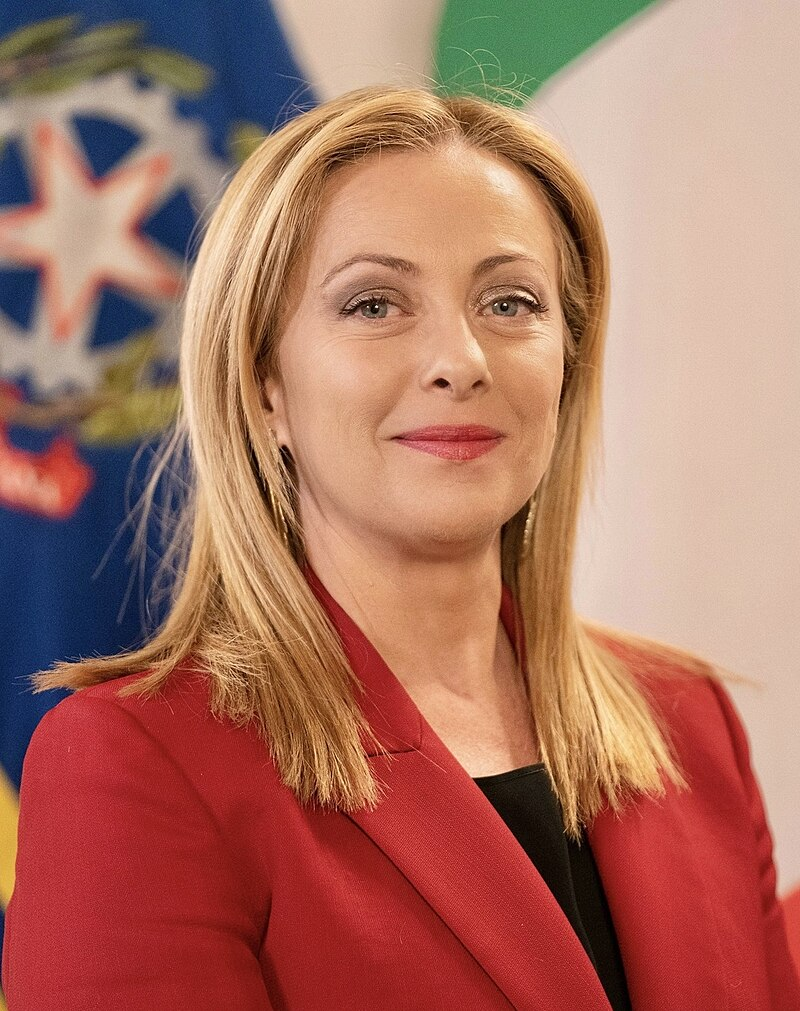
#> input picture pythonProject1/meloni.jpg, 800 x 1011 px, given in place of the camera
$ python main2.py
#> lines starting #> are read from the running program, lines starting #| are printed output that depends on the picture; after the words box and inside, x2 and y2 are one past the last pixel; in counts of white or black regions, pixels touching at a corner belong together
import cv2
import numpy as np
framewidth=640
frameheight=480
cap=cv2.VideoCapture(0)
cap.set(3,framewidth)
cap.set(4,frameheight)
def empty(x):
    pass
cv2.namedWindow("parameters")
cv2.createTrackbar("threshold1","parameters",100,255,empty)
cv2.createTrackbar("threshold2","parameters",200,255,empty)
cv2.createTrackbar("Area","parameters",1000,20000,empty)
def get_contours(img_dilate,img_contours):
   contours,hierarchy=cv2.findContours(img_dilate,cv2.RETR_EXTERNAL,cv2.CHAIN_APPROX_NONE)
   for cnt in contours:
       area_min=cv2.contourArea(cnt)

       cv2.drawContours(img_contours,cnt,-1,(0,255,0),5)
       peri=cv2.arcLength(cnt,True)
       approx=cv2.approxPolyDP(cnt,0,0.02*peri,True)
       x,y,w,h=cv2.boundingRect(approx)
       cv2.rectangle(img_contours,(x,y),(x+w,y+h),(255,0,255),5)
       cv2.putText(img_contours,"Points"+str(len(approx)),(x,y),(x+w,y+h),cv2.FONT_HERSHEY_COMPLEX,0.7,(255,0,255),2,0)
       cv2.putText(img_contours, "Area" + str(int(area_min)), (x, y), (x + w+45, y + h+45), cv2.FONT_HERSHEY_COMPLEX, 0.7,(255, 0, 255), 2, 0)

while(True):
    ret,img=cap.read()
#> img is the input picture: shape (1011, 800, 3); mean B, G, R 98.5, 114.5, 169.8
    img_contours=img.copy()
    img_blur=cv2.GaussianBlur(img,(7,7),4)# (src,extend,intensity)
    img_gray=cv2.cvtColor(img_blur,cv2.COLOR_BGR2GRAY)
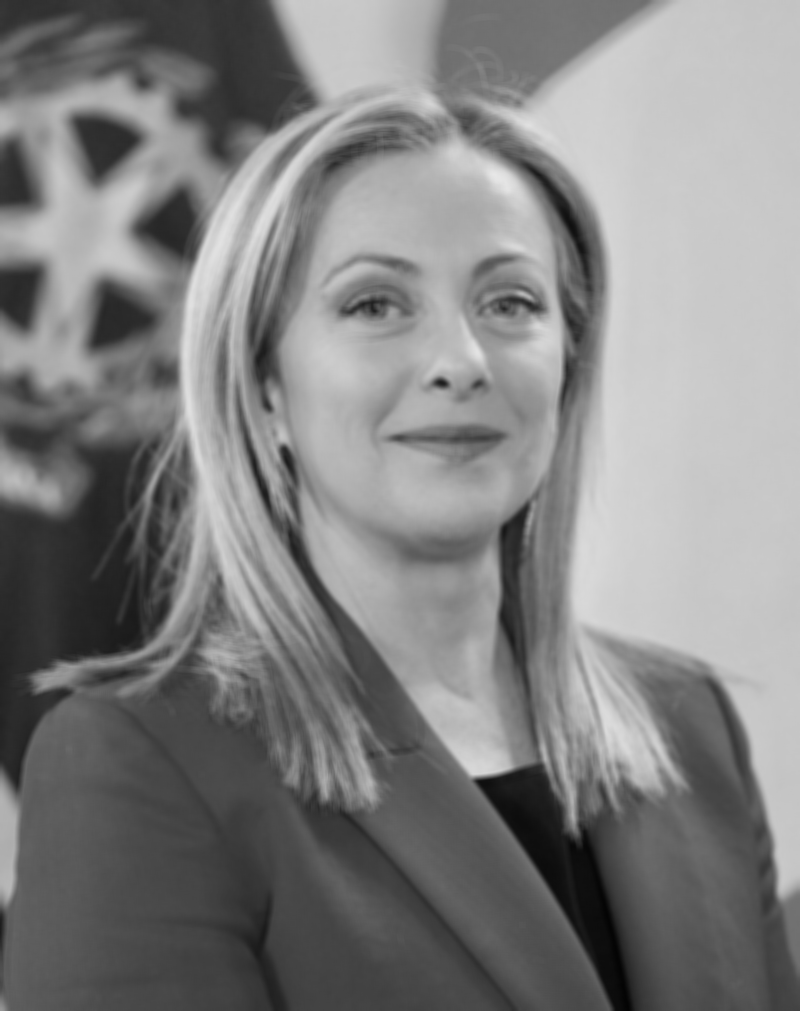
#> img_gray: shape (1011, 800); min 3, max 231, mean 129.2
    t1=cv2.getTrackbarPos("threshold1","parameters")
    t2=cv2.getTrackbarPos("threshold2","parameters")
    img_canny=cv2.Canny(img_gray,t1,t2)#(src,threshold value1,threshold value2)
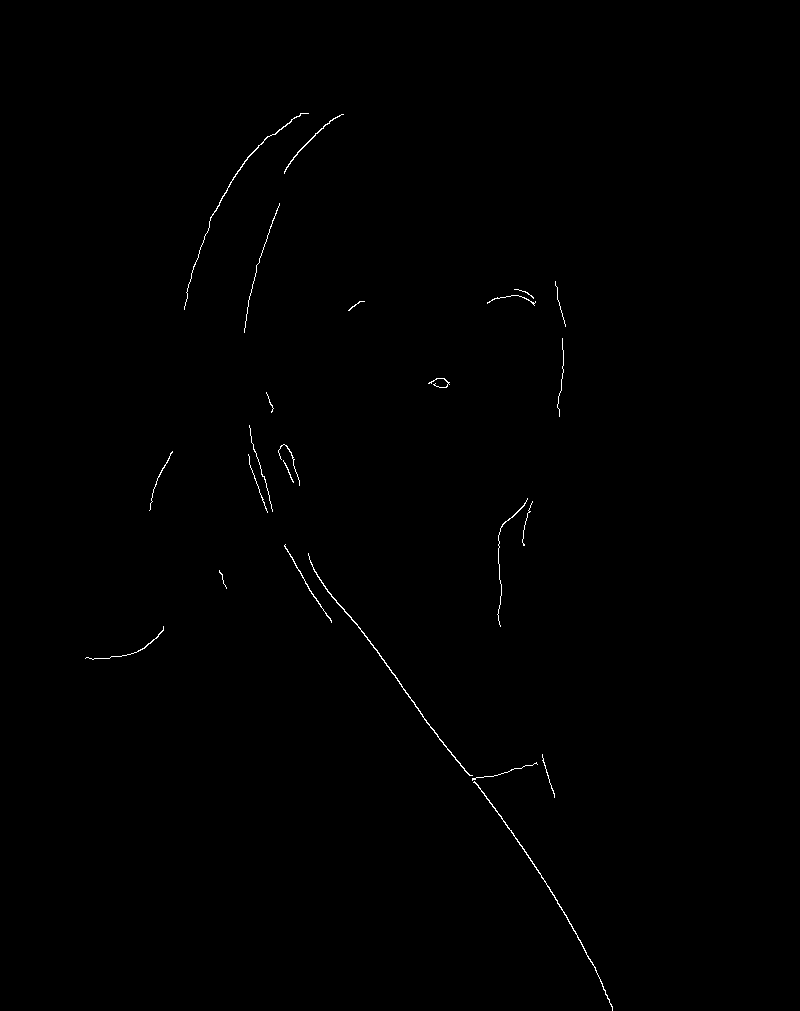
#> img_canny: shape (1011, 800); 0.31% white in thin lines or dots, all inside (x1, y1, x2, y2) = (85, 113, 613, 1011)
    kernel=np.ones((5,5),np.uint8)
    img_dilate=cv2.dilate(img_canny,kernel,iterations=1,)
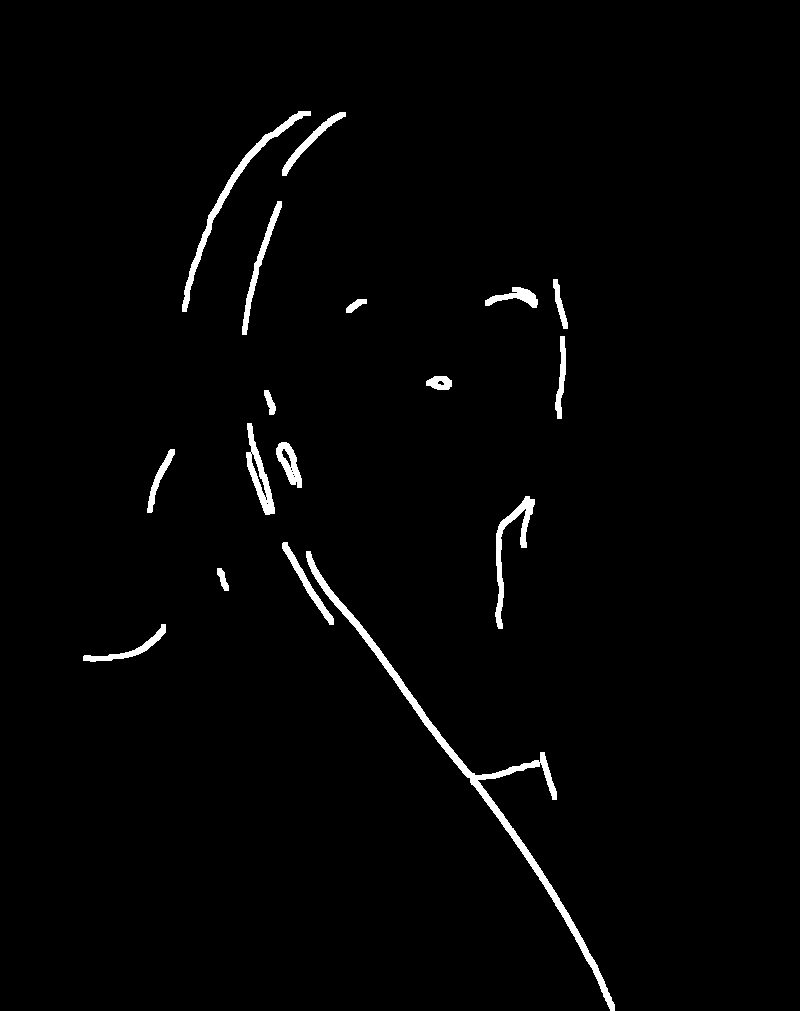
#> img_dilate: shape (1011, 800); 1.7% white; 17 white regions
    # [5 lines of commented-out code are left out]
    get_contours(img_dilate,img_contours)
#> in get_contours, `contours,hierarchy=cv2.findContours(img_dilate,cv2.RETR_EXTERNAL,cv2.C..`: contours = 17 contours; largest, box (x1, y1, x2, y2) and area: (306, 551, 615, 1011) 3896, (182, 111, 311, 312) 1372, (495, 496, 535, 629) 968, (246, 423, 275, 515) 962, (242, 201, 282, 335) 677
#> the loop in get_contours, `for cnt in contours:` made 1 pass
#> (area_min, peri) on pass 1: (488.5, 205.4)
#> after the loop in get_contours, `for cnt in contours:`:
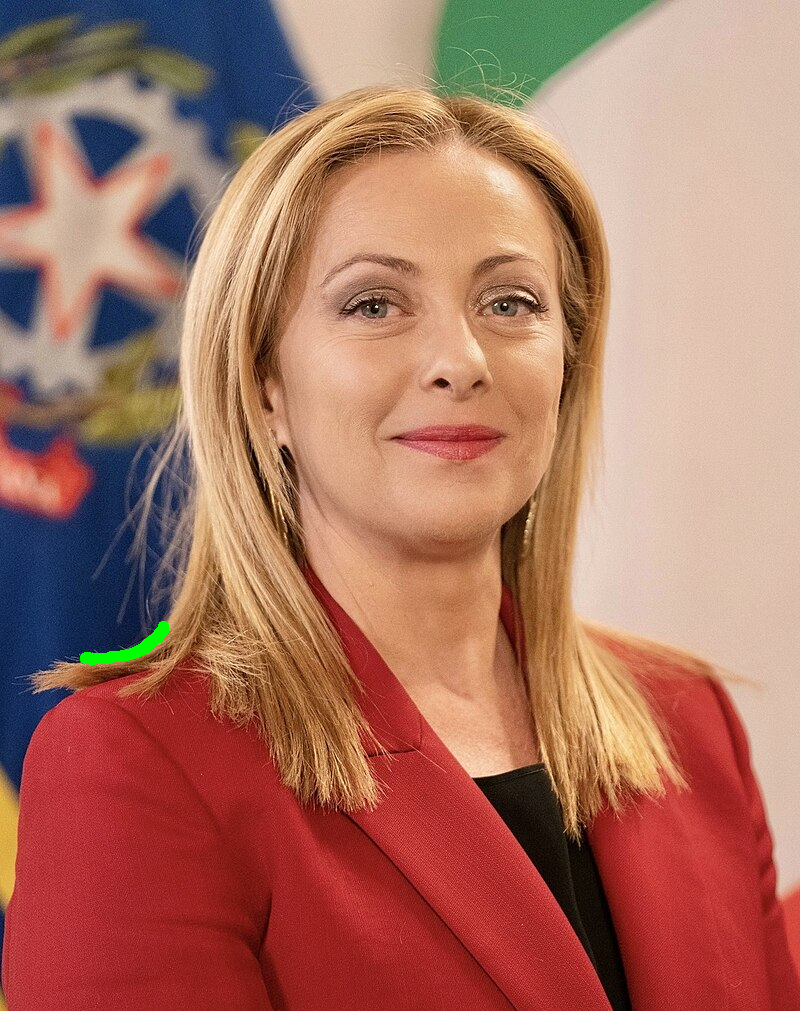
#> img_contours: shape (1011, 800, 3); 0.15% of pixels changed, all inside (x1, y1, x2, y2) = (80, 621, 169, 665)
#> (the run stopped early here; a loop or call above may not have finished)
